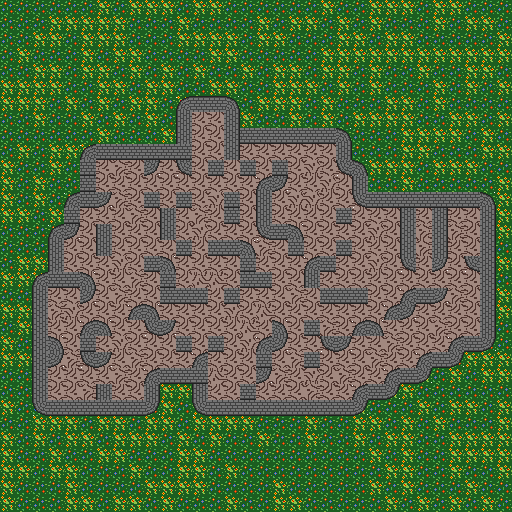

This is a level from a 2D game, rendered from its Tiled map with the project's own tilesets. A one-line summary and the map file follow, with tile-layer data summarised:
An orthogonal 32x32 tile map with 16x16 px tiles, 2 tile layers (Tile Layer 1, Tile Layer 2) and 145 objects.

<map version="1.2" tiledversion="1.3.2" orientation="orthogonal" renderorder="right-down" compressionlevel="0" width="32" height="32" tilewidth="16" tileheight="16" infinite="0" nextlayerid="7" nextobjectid="160">
 <tileset firstgid="1" source="textures.tsx" />
 <layer id="1" name="Tile Layer 1" width="32" height="32">
  <data>[1024 cells, 1024 non-empty, 3 distinct tile ids]</data>
 </layer>
 <objectgroup id="3" name="Object Layer 1">
  <object id="12" x="32" y="272" width="16" height="144" />
  <object id="13" x="48" y="336" width="16" height="32" />
  <object id="14" x="48" y="400" width="112" height="16" />
  <object id="15" x="144" y="368" width="16" height="32" />
  <object id="16" x="160" y="368" width="32" height="16" />
  <object id="17" x="192" y="352" width="16" height="64" />
  <object id="18" x="208" y="400" width="160" height="16" />
  <object id="19" x="352" y="384" width="48" height="16" />
  <object id="20" x="384" y="368" width="48" height="16" />
  <object id="21" x="416" y="352" width="48" height="16" />
  <object id="22" x="448" y="336" width="48" height="16" />
  <object id="23" x="480" y="192" width="16" height="144" />
  <object id="24" x="352" y="192" width="128" height="16" />
  <object id="25" x="352" y="160" width="16" height="32" />
  <object id="26" x="336" y="128" width="16" height="48" />
  <object id="27" x="240" y="128" width="96" height="16" />
  <object id="28" x="224" y="96" width="16" height="64" />
  <object id="29" x="176" y="96" width="48" height="16" />
  <object id="30" x="176" y="112" width="16" height="48" />
  <object id="31" x="80" y="144" width="96" height="16" />
  <object id="32" x="80" y="160" width="16" height="48" />
  <object id="33" x="64" y="192" width="16" height="48" />
  <object id="34" x="48" y="224" width="16" height="64" />
  <object id="35" x="64" y="272" width="32" height="16" />
  <object id="36" x="80" y="288" width="16" height="16" />
  <object id="37" x="80" y="320" width="16" height="48" />
  <object id="38" x="96" y="352" width="16" height="16" />
  <object id="39" x="96" y="320" width="16" height="16" />
  <object id="40" x="128" y="304" width="32" height="16" />
  <object id="41" x="144" y="320" width="32" height="16" />
  <object id="42" x="176" y="336" width="16" height="16" />
  <object id="43" x="208" y="336" width="16" height="16" />
  <object id="44" x="160" y="288" width="48" height="16" />
  <object id="45" x="160" y="256" width="16" height="32" />
  <object id="46" x="144" y="256" width="16" height="16" />
  <object id="47" x="96" y="224" width="16" height="32" />
  <object id="48" x="96" y="192" width="16" height="16" />
  <object id="49" x="144" y="160" width="16" height="16" />
  <object id="50" x="176" y="160" width="16" height="16" />
  <object id="51" x="208" y="160" width="16" height="16" />
  <object id="52" x="240" y="160" width="16" height="16" />
  <object id="53" x="272" y="160" width="16" height="16" />
  <object id="54" x="256" y="176" width="32" height="16" />
  <object id="55" x="256" y="192" width="16" height="48" />
  <object id="56" x="272" y="224" width="32" height="16" />
  <object id="57" x="288" y="240" width="16" height="16" />
  <object id="58" x="304" y="256" width="16" height="32" />
  <object id="59" x="320" y="256" width="16" height="16" />
  <object id="60" x="336" y="240" width="16" height="16" />
  <object id="61" x="336" y="208" width="16" height="16" />
  <object id="62" x="400" y="208" width="16" height="64" />
  <object id="63" x="432" y="208" width="16" height="64" />
  <object id="64" x="464" y="256" width="16" height="16" />
  <object id="65" x="400" y="288" width="48" height="16" />
  <object id="66" x="384" y="304" width="32" height="16" />
  <object id="67" x="352" y="320" width="32" height="16" />
  <object id="68" x="320" y="336" width="32" height="16" />
  <object id="69" x="304" y="320" width="16" height="16" />
  <object id="70" x="304" y="352" width="16" height="16" />
  <object id="71" x="272" y="320" width="16" height="32" />
  <object id="72" x="256" y="336" width="16" height="48" />
  <object id="73" x="240" y="384" width="16" height="16" />
  <object id="74" x="224" y="288" width="16" height="16" />
  <object id="75" x="208" y="240" width="48" height="16" />
  <object id="76" x="240" y="256" width="16" height="32" />
  <object id="77" x="256" y="272" width="16" height="16" />
  <object id="78" x="176" y="240" width="16" height="16" />
  <object id="79" x="160" y="208" width="16" height="32" />
  <object id="80" x="144" y="192" width="16" height="16" />
  <object id="81" x="176" y="192" width="16" height="16" />
  <object id="93" x="96" y="384" width="16" height="16" />
  <object id="101" x="224" y="192" width="16" height="32" />
 </objectgroup>
 <objectgroup id="4" name="Object Layer 2">
  <object id="82" x="112" y="176" width="16" height="16" />
  <object id="84" x="128" y="192" width="16" height="16" />
  <object id="85" x="112" y="208" width="16" height="16" />
  <object id="86" x="112" y="240" width="16" height="16" />
  <object id="87" x="128" y="256" width="16" height="16" />
  <object id="88" x="128" y="272" width="16" height="16" />
  <object id="89" x="96" y="272" width="16" height="16" />
  <object id="90" x="112" y="368" width="16" height="16" />
  <object id="91" x="128" y="336" width="16" height="16" />
  <object id="92" x="144" y="352" width="16" height="16" />
  <object id="95" x="224" y="352" width="16" height="16" />
  <object id="96" x="240" y="336" width="16" height="16" />
  <object id="97" x="224" y="320" width="16" height="16" />
  <object id="98" x="208" y="304" width="16" height="16" />
  <object id="99" x="192" y="304" width="16" height="16" />
  <object id="100" x="192" y="256" width="16" height="16" />
  <object id="102" x="208" y="208" width="16" height="16" />
  <object id="103" x="208" y="176" width="16" height="16" />
  <object id="104" x="320" y="176" width="16" height="16" />
  <object id="105" x="304" y="208" width="16" height="16" />
  <object id="106" x="288" y="208" width="16" height="16" />
  <object id="107" x="368" y="224" width="16" height="16" />
  <object id="108" x="368" y="240" width="16" height="16" />
  <object id="109" x="384" y="240" width="16" height="16" />
  <object id="110" x="352" y="256" width="16" height="16" />
  <object id="111" x="368" y="272" width="16" height="16" />
  <object id="112" x="288" y="320" width="16" height="16" />
  <object id="113" x="288" y="304" width="16" height="16" />
  <object id="114" x="288" y="288" width="16" height="16" />
  <object id="115" x="256" y="288" width="16" height="16" />
  <object id="117" x="320" y="384" width="16" height="16" />
  <object id="118" x="352" y="368" width="16" height="16" />
  <object id="119" x="384" y="352" width="16" height="16" />
  <object id="120" x="416" y="336" width="16" height="16" />
  <object id="121" x="448" y="320" width="16" height="16" />
  <object id="122" x="464" y="288" width="16" height="16" />
 </objectgroup>
 <objectgroup id="5" name="Object Layer 3">
  <object id="123" x="448" y="272" width="16" height="16" />
  <object id="124" x="464" y="272" width="16" height="16" />
  <object id="125" x="448" y="288" width="16" height="16" />
  <object id="126" x="464" y="288" width="16" height="16" />
  <object id="127" x="464" y="304" width="16" height="16" />
  <object id="128" x="464" y="320" width="16" height="16" />
  <object id="129" x="448" y="320" width="16" height="16" />
  <object id="130" x="448" y="304" width="16" height="16" />
  <object id="131" x="432" y="304" width="16" height="16" />
  </objectgroup>
 <objectgroup id="6" name="Object Layer 4">
  <!-- 1 objects omitted --></objectgroup>
 <layer id="2" name="Tile Layer 2" width="32" height="32">
  <data>[1024 cells, 447 non-empty, 3 distinct tile ids]</data>
 </layer>
</map>
<!-- 28 of 145 objects omitted -->